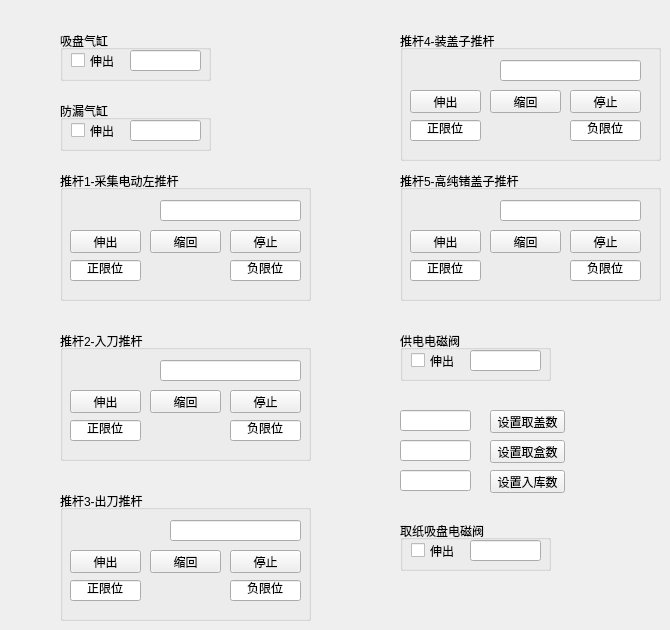
   <widget class="QWidget" name="tab_state">
    <attribute name="title">
     <string>调试模式-混合组气缸</string>
    </attribute>
    <widget class="QGroupBox" name="Cylinder_1">
     <property name="geometry">
      <rect>
       <x>60</x>
       <y>30</y>
       <width>151</width>
       <height>51</height>
      </rect>
     </property>
     <property name="title">
      <string>吸盘气缸</string>
     </property>
     <property name="alignment">
      <set>Qt::AlignLeading|Qt::AlignLeft|Qt::AlignVCenter</set>
     </property>
     <widget class="QCheckBox" name="check_OpenCylinder_1">
      <property name="geometry">
       <rect>
        <x>11</x>
        <y>21</y>
        <width>61</width>
        <height>19</height>
       </rect>
      </property>
      <property name="sizePolicy">
       <sizepolicy hsizetype="Minimum" vsizetype="Fixed">
        <horstretch>0</horstretch>
        <verstretch>0</verstretch>
       </sizepolicy>
      </property>
      <property name="text">
       <string>伸出</string>
      </property>
     </widget>
     <widget class="QLineEdit" name="lineEdit_CylinderCmd_1">
      <property name="geometry">
       <rect>
        <x>70</x>
        <y>20</y>
        <width>71</width>
        <height>21</height>
       </rect>
      </property>
      <property name="text">
       <string/>
      </property>
      <property name="alignment">
       <set>Qt::AlignCenter</set>
      </property>
     </widget>
    </widget>
    <widget class="QGroupBox" name="Cylinder_2">
     <property name="geometry">
      <rect>
       <x>60</x>
       <y>100</y>
       <width>151</width>
       <height>51</height>
      </rect>
     </property>
     <property name="title">
      <string>防漏气缸</string>
     </property>
     <property name="alignment">
      <set>Qt::AlignLeading|Qt::AlignLeft|Qt::AlignVCenter</set>
     </property>
     <widget class="QCheckBox" name="check_OpenCylinder_2">
      <property name="enabled">
       <bool>true</bool>
      </property>
      <property name="geometry">
       <rect>
        <x>11</x>
        <y>21</y>
        <width>61</width>
        <height>19</height>
       </rect>
      </property>
      <property name="sizePolicy">
       <sizepolicy hsizetype="Minimum" vsizetype="Fixed">
        <horstretch>0</horstretch>
        <verstretch>0</verstretch>
       </sizepolicy>
      </property>
      <property name="text">
       <string>伸出</string>
      </property>
     </widget>
     <widget class="QLineEdit" name="lineEdit_CylinderCmd_2">
      <property name="geometry">
       <rect>
        <x>70</x>
        <y>20</y>
        <width>71</width>
        <height>21</height>
       </rect>
      </property>
      <property name="text">
       <string/>
      </property>
      <property name="alignment">
       <set>Qt::AlignCenter</set>
      </property>
     </widget>
    </widget>
    <widget class="QGroupBox" name="Putter1">
     <property name="geometry">
      <rect>
       <x>60</x>
       <y>170</y>
       <width>251</width>
       <height>131</height>
      </rect>
     </property>
     <property name="title">
      <string>推杆1-采集电动左推杆</string>
     </property>
     <property name="alignment">
      <set>Qt::AlignLeading|Qt::AlignLeft|Qt::AlignVCenter</set>
     </property>
     <widget class="QLineEdit" name="lineEdit_PutterAct_1">
      <property name="geometry">
       <rect>
        <x>100</x>
        <y>30</y>
        <width>141</width>
        <height>21</height>
       </rect>
      </property>
      <property name="text">
       <string/>
      </property>
      <property name="alignment">
       <set>Qt::AlignCenter</set>
      </property>
     </widget>
     <widget class="QLineEdit" name="lineEdit_PutterPLState_1">
      <property name="geometry">
       <rect>
        <x>10</x>
        <y>90</y>
        <width>71</width>
        <height>21</height>
       </rect>
      </property>
      <property name="text">
       <string>正限位</string>
      </property>
      <property name="alignment">
       <set>Qt::AlignCenter</set>
      </property>
     </widget>
     <widget class="QLineEdit" name="lineEdit_PutterNLState_1">
      <property name="geometry">
       <rect>
        <x>170</x>
        <y>90</y>
        <width>71</width>
        <height>21</height>
       </rect>
      </property>
      <property name="text">
       <string>负限位</string>
      </property>
      <property name="alignment">
       <set>Qt::AlignCenter</set>
      </property>
     </widget>
     <widget class="QPushButton" name="btn_Putter_Open_1">
      <property name="geometry">
       <rect>
        <x>10</x>
        <y>60</y>
        <width>71</width>
        <height>23</height>
       </rect>
      </property>
      <property name="text">
       <string>伸出</string>
      </property>
     </widget>
     <widget class="QPushButton" name="btn_Putter_Close_1">
      <property name="geometry">
       <rect>
        <x>90</x>
        <y>60</y>
        <width>71</width>
        <height>23</height>
       </rect>
      </property>
      <property name="text">
       <string>缩回</string>
      </property>
     </widget>
     <widget class="QPushButton" name="btn_Putter_Stop_1">
      <property name="geometry">
       <rect>
        <x>170</x>
        <y>60</y>
        <width>71</width>
        <height>23</height>
       </rect>
      </property>
      <property name="text">
       <string>停止</string>
      </property>
     </widget>
    </widget>
    <widget class="QGroupBox" name="Putter1_2">
     <property name="geometry">
      <rect>
       <x>60</x>
       <y>330</y>
       <width>251</width>
       <height>131</height>
      </rect>
     </property>
     <property name="title">
      <string>推杆2-入刀推杆</string>
     </property>
     <property name="alignment">
      <set>Qt::AlignLeading|Qt::AlignLeft|Qt::AlignVCenter</set>
     </property>
     <widget class="QLineEdit" name="lineEdit_PutterAct_2">
      <property name="geometry">
       <rect>
        <x>100</x>
        <y>30</y>
        <width>141</width>
        <height>21</height>
       </rect>
      </property>
      <property name="text">
       <string/>
      </property>
      <property name="alignment">
       <set>Qt::AlignCenter</set>
      </property>
     </widget>
     <widget class="QLineEdit" name="lineEdit_PutterPLState_2">
      <property name="geometry">
       <rect>
        <x>10</x>
        <y>90</y>
        <width>71</width>
        <height>21</height>
       </rect>
      </property>
      <property name="text">
       <string>正限位</string>
      </property>
      <property name="alignment">
       <set>Qt::AlignCenter</set>
      </property>
     </widget>
     <widget class="QLineEdit" name="lineEdit_PutterNLState_2">
      <property name="geometry">
       <rect>
        <x>170</x>
        <y>90</y>
        <width>71</width>
        <height>21</height>
       </rect>
      </property>
      <property name="text">
       <string>负限位</string>
      </property>
      <property name="alignment">
       <set>Qt::AlignCenter</set>
      </property>
     </widget>
     <widget class="QPushButton" name="btn_Putter_Open_2">
      <property name="geometry">
       <rect>
        <x>10</x>
        <y>60</y>
        <width>71</width>
        <height>23</height>
       </rect>
      </property>
      <property name="text">
       <string>伸出</string>
      </property>
     </widget>
     <widget class="QPushButton" name="btn_Putter_Close_2">
      <property name="geometry">
       <rect>
        <x>90</x>
        <y>60</y>
        <width>71</width>
        <height>23</height>
       </rect>
      </property>
      <property name="text">
       <string>缩回</string>
      </property>
     </widget>
     <widget class="QPushButton" name="btn_Putter_Stop_2">
      <property name="geometry">
       <rect>
        <x>170</x>
        <y>60</y>
        <width>71</width>
        <height>23</height>
       </rect>
      </property>
      <property name="text">
       <string>停止</string>
      </property>
     </widget>
    </widget>
    <widget class="QGroupBox" name="Putter1_3">
     <property name="geometry">
      <rect>
       <x>60</x>
       <y>490</y>
       <width>251</width>
       <height>131</height>
      </rect>
     </property>
     <property name="title">
      <string>推杆3-出刀推杆</string>
     </property>
     <property name="alignment">
      <set>Qt::AlignLeading|Qt::AlignLeft|Qt::AlignVCenter</set>
     </property>
     <widget class="QLineEdit" name="lineEdit_PutterAct_3">
      <property name="geometry">
       <rect>
        <x>110</x>
        <y>30</y>
        <width>131</width>
        <height>21</height>
       </rect>
      </property>
      <property name="text">
       <string/>
      </property>
      <property name="alignment">
       <set>Qt::AlignCenter</set>
      </property>
     </widget>
     <widget class="QLineEdit" name="lineEdit_PutterPLState_3">
      <property name="geometry">
       <rect>
        <x>10</x>
        <y>90</y>
        <width>71</width>
        <height>21</height>
       </rect>
      </property>
      <property name="text">
       <string>正限位</string>
      </property>
      <property name="alignment">
       <set>Qt::AlignCenter</set>
      </property>
     </widget>
     <widget class="QLineEdit" name="lineEdit_PutterNLState_3">
      <property name="geometry">
       <rect>
        <x>170</x>
        <y>90</y>
        <width>71</width>
        <height>21</height>
       </rect>
      </property>
      <property name="text">
       <string>负限位</string>
      </property>
      <property name="alignment">
       <set>Qt::AlignCenter</set>
      </property>
     </widget>
     <widget class="QPushButton" name="btn_Putter_Open_3">
      <property name="geometry">
       <rect>
        <x>10</x>
        <y>60</y>
        <width>71</width>
        <height>23</height>
       </rect>
      </property>
      <property name="text">
       <string>伸出</string>
      </property>
     </widget>
     <widget class="QPushButton" name="btn_Putter_Close_3">
      <property name="geometry">
       <rect>
        <x>90</x>
        <y>60</y>
        <width>71</width>
        <height>23</height>
       </rect>
      </property>
      <property name="text">
       <string>缩回</string>
      </property>
     </widget>
     <widget class="QPushButton" name="btn_Putter_Stop_3">
      <property name="geometry">
       <rect>
        <x>170</x>
        <y>60</y>
        <width>71</width>
        <height>23</height>
       </rect>
      </property>
      <property name="text">
       <string>停止</string>
      </property>
     </widget>
    </widget>
    <widget class="QGroupBox" name="Putter1_4">
     <property name="geometry">
      <rect>
       <x>400</x>
       <y>30</y>
       <width>261</width>
       <height>131</height>
      </rect>
     </property>
     <property name="title">
      <string>推杆4-装盖子推杆</string>
     </property>
     <property name="alignment">
      <set>Qt::AlignLeading|Qt::AlignLeft|Qt::AlignVCenter</set>
     </property>
     <widget class="QLineEdit" name="lineEdit_PutterAct_4">
      <property name="geometry">
       <rect>
        <x>100</x>
        <y>30</y>
        <width>141</width>
        <height>21</height>
       </rect>
      </property>
      <property name="text">
       <string/>
      </property>
      <property name="alignment">
       <set>Qt::AlignCenter</set>
      </property>
     </widget>
     <widget class="QLineEdit" name="lineEdit_PutterPLState_4">
      <property name="geometry">
       <rect>
        <x>10</x>
        <y>90</y>
        <width>71</width>
        <height>21</height>
       </rect>
      </property>
      <property name="text">
       <string>正限位</string>
      </property>
      <property name="alignment">
       <set>Qt::AlignCenter</set>
      </property>
     </widget>
     <widget class="QLineEdit" name="lineEdit_PutterNLState_4">
      <property name="geometry">
       <rect>
        <x>170</x>
        <y>90</y>
        <width>71</width>
        <height>21</height>
       </rect>
      </property>
      <property name="text">
       <string>负限位</string>
      </property>
      <property name="alignment">
       <set>Qt::AlignCenter</set>
      </property>
     </widget>
     <widget class="QPushButton" name="btn_Putter_Open_4">
      <property name="geometry">
       <rect>
        <x>10</x>
        <y>60</y>
        <width>71</width>
        <height>23</height>
       </rect>
      </property>
      <property name="text">
       <string>伸出</string>
      </property>
     </widget>
     <widget class="QPushButton" name="btn_Putter_Close_4">
      <property name="geometry">
       <rect>
        <x>90</x>
        <y>60</y>
        <width>71</width>
        <height>23</height>
       </rect>
      </property>
      <property name="text">
       <string>缩回</string>
      </property>
     </widget>
     <widget class="QPushButton" name="btn_Putter_Stop_4">
      <property name="geometry">
       <rect>
        <x>170</x>
        <y>60</y>
        <width>71</width>
        <height>23</height>
       </rect>
      </property>
      <property name="text">
       <string>停止</string>
      </property>
     </widget>
    </widget>
    <widget class="QGroupBox" name="Putter1_5">
     <property name="geometry">
      <rect>
       <x>400</x>
       <y>170</y>
       <width>261</width>
       <height>131</height>
      </rect>
     </property>
     <property name="title">
      <string>推杆5-高纯锗盖子推杆</string>
     </property>
     <property name="alignment">
      <set>Qt::AlignLeading|Qt::AlignLeft|Qt::AlignVCenter</set>
     </property>
     <widget class="QLineEdit" name="lineEdit_PutterAct_5">
      <property name="geometry">
       <rect>
        <x>100</x>
        <y>30</y>
        <width>141</width>
        <height>21</height>
       </rect>
      </property>
      <property name="text">
       <string/>
      </property>
      <property name="alignment">
       <set>Qt::AlignCenter</set>
      </property>
     </widget>
     <widget class="QLineEdit" name="lineEdit_PutterPLState_5">
      <property name="geometry">
       <rect>
        <x>10</x>
        <y>90</y>
        <width>71</width>
        <height>21</height>
       </rect>
      </property>
      <property name="text">
       <string>正限位</string>
      </property>
      <property name="alignment">
       <set>Qt::AlignCenter</set>
      </property>
     </widget>
     <widget class="QLineEdit" name="lineEdit_PutterNLState_5">
      <property name="geometry">
       <rect>
        <x>170</x>
        <y>90</y>
        <width>71</width>
        <height>21</height>
       </rect>
      </property>
      <property name="text">
       <string>负限位</string>
      </property>
      <property name="alignment">
       <set>Qt::AlignCenter</set>
      </property>
     </widget>
     <widget class="QPushButton" name="btn_Putter_Open_5">
      <property name="geometry">
       <rect>
        <x>10</x>
        <y>60</y>
        <width>71</width>
        <height>23</height>
       </rect>
      </property>
      <property name="text">
       <string>伸出</string>
      </property>
     </widget>
     <widget class="QPushButton" name="btn_Putter_Close_5">
      <property name="geometry">
       <rect>
        <x>90</x>
        <y>60</y>
        <width>71</width>
        <height>23</height>
       </rect>
      </property>
      <property name="text">
       <string>缩回</string>
      </property>
     </widget>
     <widget class="QPushButton" name="btn_Putter_Stop_5">
      <property name="geometry">
       <rect>
        <x>170</x>
        <y>60</y>
        <width>71</width>
        <height>23</height>
       </rect>
      </property>
      <property name="text">
       <string>停止</string>
      </property>
     </widget>
    </widget>
    <widget class="QGroupBox" name="Give_Power">
     <property name="geometry">
      <rect>
       <x>400</x>
       <y>330</y>
       <width>151</width>
       <height>51</height>
      </rect>
     </property>
     <property name="title">
      <string>供电电磁阀</string>
     </property>
     <property name="alignment">
      <set>Qt::AlignLeading|Qt::AlignLeft|Qt::AlignVCenter</set>
     </property>
     <widget class="QCheckBox" name="check_GivePower">
      <property name="enabled">
       <bool>true</bool>
      </property>
      <property name="geometry">
       <rect>
        <x>11</x>
        <y>21</y>
        <width>61</width>
        <height>19</height>
       </rect>
      </property>
      <property name="sizePolicy">
       <sizepolicy hsizetype="Minimum" vsizetype="Fixed">
        <horstretch>0</horstretch>
        <verstretch>0</verstretch>
       </sizepolicy>
      </property>
      <property name="text">
       <string>伸出</string>
      </property>
     </widget>
     <widget class="QLineEdit" name="lineEdit_GivePower">
      <property name="geometry">
       <rect>
        <x>70</x>
        <y>20</y>
        <width>71</width>
        <height>21</height>
       </rect>
      </property>
      <property name="text">
       <string/>
      </property>
      <property name="alignment">
       <set>Qt::AlignCenter</set>
      </property>
     </widget>
    </widget>
    <widget class="QPushButton" name="btn_SetSum_Cap">
     <property name="geometry">
      <rect>
       <x>490</x>
       <y>410</y>
       <width>75</width>
       <height>23</height>
      </rect>
     </property>
     <property name="text">
      <string>设置取盖数</string>
     </property>
    </widget>
    <widget class="QPushButton" name="btn_SetSum_Box">
     <property name="geometry">
      <rect>
       <x>490</x>
       <y>440</y>
       <width>75</width>
       <height>23</height>
      </rect>
     </property>
     <property name="text">
      <string>设置取盒数</string>
     </property>
    </widget>
    <widget class="QPushButton" name="btn_SetSum_Store">
     <property name="geometry">
      <rect>
       <x>490</x>
       <y>470</y>
       <width>75</width>
       <height>23</height>
      </rect>
     </property>
     <property name="text">
      <string>设置入库数</string>
     </property>
    </widget>
    <widget class="QLineEdit" name="lineEdit_Set_Cap_Sum">
     <property name="geometry">
      <rect>
       <x>400</x>
       <y>410</y>
       <width>71</width>
       <height>21</height>
      </rect>
     </property>
     <property name="text">
      <string/>
     </property>
     <property name="alignment">
      <set>Qt::AlignCenter</set>
     </property>
    </widget>
    <widget class="QLineEdit" name="lineEdit_Set_Box_Sum">
     <property name="geometry">
      <rect>
       <x>400</x>
       <y>440</y>
       <width>71</width>
       <height>21</height>
      </rect>
     </property>
     <property name="text">
      <string/>
     </property>
     <property name="alignment">
      <set>Qt::AlignCenter</set>
     </property>
    </widget>
    <widget class="QLineEdit" name="lineEdit_Set_Store_Sum">
     <property name="geometry">
      <rect>
       <x>400</x>
       <y>470</y>
       <width>71</width>
       <height>21</height>
      </rect>
     </property>
     <property name="text">
      <string/>
     </property>
     <property name="alignment">
      <set>Qt::AlignCenter</set>
     </property>
    </widget>
    <widget class="QGroupBox" name="Give_Power_2">
     <property name="geometry">
      <rect>
       <x>400</x>
       <y>520</y>
       <width>151</width>
       <height>51</height>
      </rect>
     </property>
     <property name="title">
      <string>取纸吸盘电磁阀</string>
     </property>
     <property name="alignment">
      <set>Qt::AlignLeading|Qt::AlignLeft|Qt::AlignVCenter</set>
     </property>
     <widget class="QCheckBox" name="check_GetPaper">
      <property name="enabled">
       <bool>true</bool>
      </property>
      <property name="geometry">
       <rect>
        <x>11</x>
        <y>21</y>
        <width>61</width>
        <height>19</height>
       </rect>
      </property>
      <property name="sizePolicy">
       <sizepolicy hsizetype="Minimum" vsizetype="Fixed">
        <horstretch>0</horstretch>
        <verstretch>0</verstretch>
       </sizepolicy>
      </property>
      <property name="text">
       <string>伸出</string>
      </property>
     </widget>
     <widget class="QLineEdit" name="lineEdit_GetPaper">
      <property name="geometry">
       <rect>
        <x>70</x>
        <y>20</y>
        <width>71</width>
        <height>21</height>
       </rect>
      </property>
      <property name="text">
       <string/>
      </property>
      <property name="alignment">
       <set>Qt::AlignCenter</set>
      </property>
     </widget>
    </widget>
   </widget>
